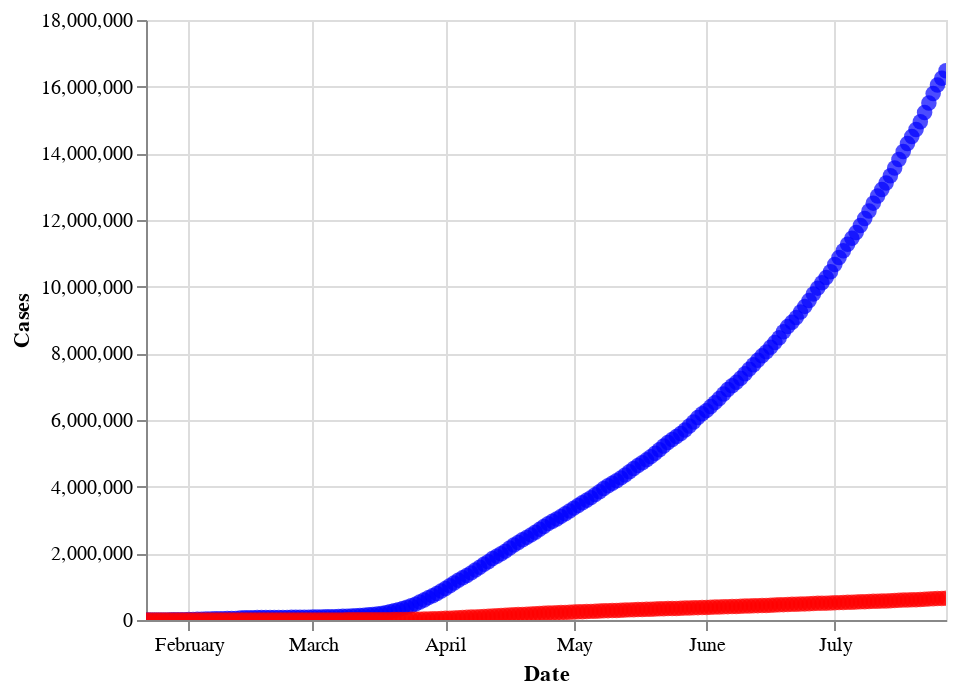

The cell this chart's notebook holds for it:
### Code cell
confirmed_plot = alt.Chart(df_grouped).mark_circle(size=60, color='blue').encode(
    x=alt.X('date', axis=alt.Axis(title='Date')),
    y=alt.Y('confirmed', axis=alt.Axis(title='Cases'))
)

deaths_plot = alt.Chart(df_grouped).mark_circle(size=60, color='red').encode(
    x='date',
    y='deaths'
)

worldwide_plot = confirmed_plot + deaths_plot
worldwide_plot.interactive()

### Figure 1 — Vega-Lite specification as saved in the notebook (floating-point values rounded to 4 significant figures; data arrays with more than 128 entries replaced by an {"elided": "..."} marker saying what was removed)
{"config": {"view": {"continuousWidth": 400, "continuousHeight": 300}}, "layer": [{"mark": {"type": "circle", "color": "blue", "size": 60}, "encoding": {"x": {"type": "temporal", "axis": {"title": "Date"}, "field": "date"}, "y": {"type": "quantitative", "axis": {"title": "Cases"}, "field": "confirmed"}}, "selection": {"selector007": {"type": "interval", "bind": "scales", "encodings": ["x", "y"]}}}, {"mark": {"type": "circle", "color": "red", "size": 60}, "encoding": {"x": {"type": "temporal", "field": "date"}, "y": {"type": "quantitative", "field": "deaths"}}}], "data": {"name": "data-a2f9ce2186f506cf5752e53d94e22890"}, "$schema": "https://vega.github.io/schema/vega-lite/v4.0.2.json", "datasets": {"data-a2f9ce2186f506cf5752e53d94e22890": {"elided": "188 records"}}}
